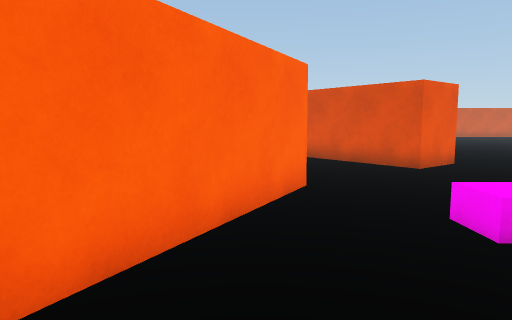
view 1 (above)

13 first-person views from a walk through a scene from a Unity 3-D project. The camera is 1.3 m above the floor, tilts 6° down and sees 70° across. The floor is counted in squares, 1 m on a side. Each view is taken from the middle of a square. On the plan, view 1 faces up. The plan holds only what a view shows up to about 15 squares ahead; the rest is blank. The place goes on beyond the plan. The player is left out. Some animated figures are not drawn.

view 2
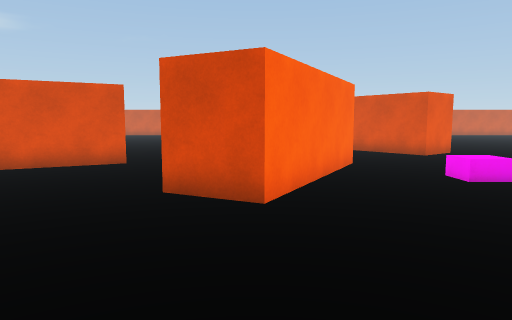

view 3
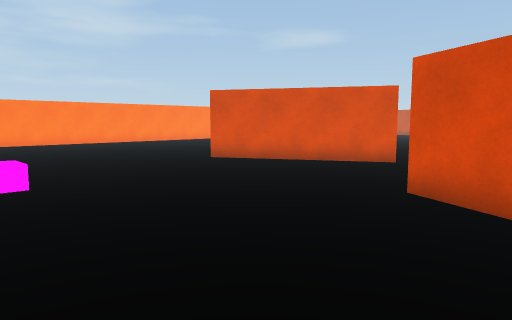

view 4
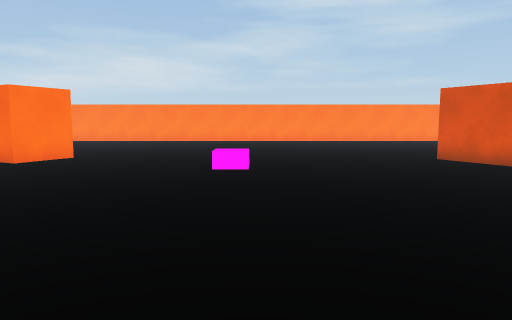

view 5
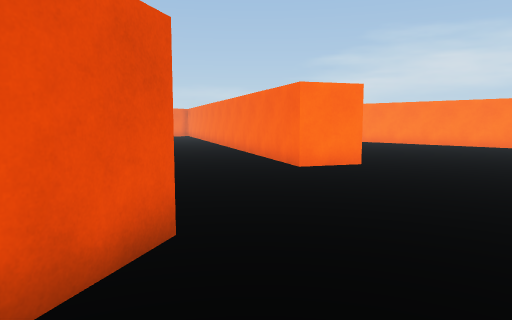

view 6
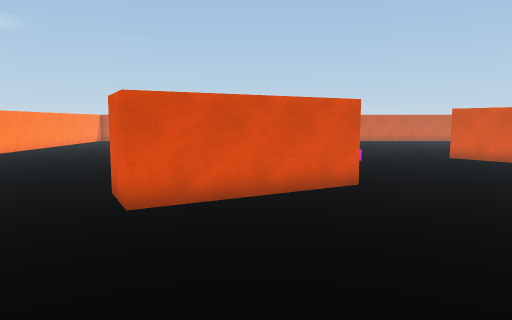

view 7
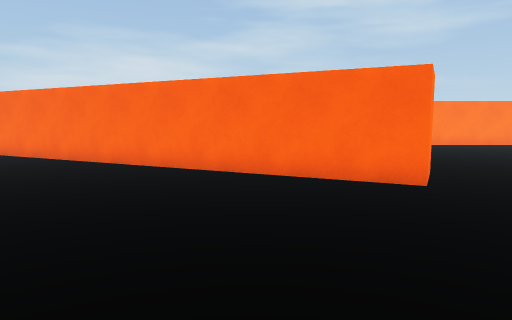

view 8
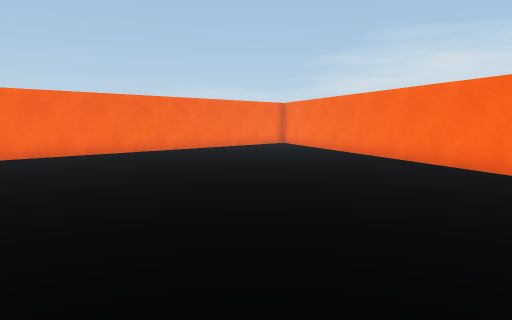

view 9
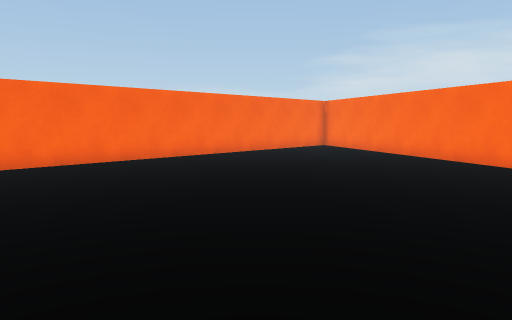

view 10
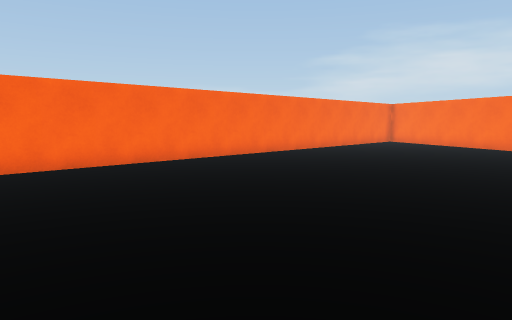

view 11
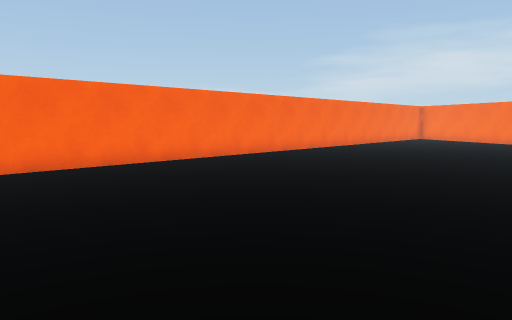

view 12
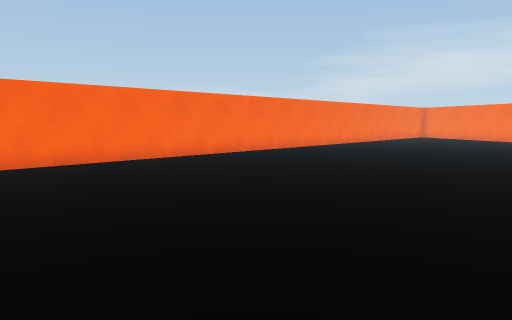

view 13
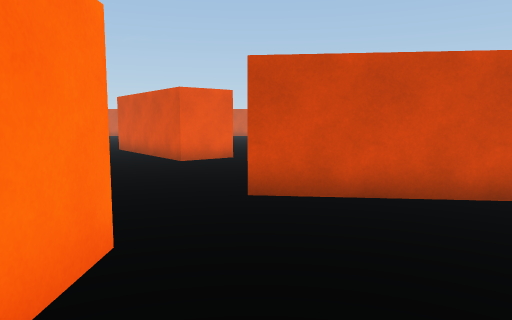

### Floor plan
Points are (right, up) in squares from view 1. A wall is a line through its corners. A room is listed if a view was taken in it or the views show most of it. See-through windows are left out.
Room 1 (views 1, 2, 3, 4, 5, 6, 7, 8, 9, 10, 11, 12, 13)
walls: (-4.3, -6.6) (-2.3, -5.5); (-12.3, -8.5) (-10.3, -9.5) (-17.5, -23.6); (5.5, 1.8) (5.5, 0); (-6, 7.4) (-11.6, 4.3) (-12.7, 6.1); (1.1, 7.4) (-1.9, 1.7) (-3.8, 2.7); (10.6, 4) (6.8, 4.4); (-13.8, -30.7) (8, -30.7); (6.2, 11.3) (4.5, 10) (2.6, 12.5)
ways out: opening at (6.5, 9.5)

Positions as (right, up) in squares from view 1, and headings:
1: (0, 0), facing up
2: (-2, -4), facing up
3: (-1, -4), facing up-left
4: (1, -2), facing left
5: (-2, -3), facing down-left
6: (-9, -3), facing up
7: (-3, -13), facing left
8: (-4, -16), facing down-left
9: (-4, -19), facing down-left
10: (2, -20), facing down-left
11: (7, -20), facing down-left
12: (10, -19), facing down-left
13: (7, -2), facing up
